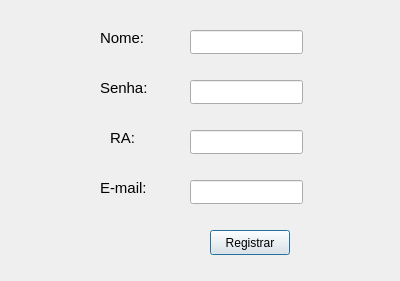
<?xml version="1.0" encoding="UTF-8"?>
<ui version="4.0">
 <class>Registrar</class>
 <widget class="QDialog" name="Registrar">
  <property name="geometry">
   <rect>
    <x>0</x>
    <y>0</y>
    <width>400</width>
    <height>281</height>
   </rect>
  </property>
  <property name="windowTitle">
   <string>Dialog</string>
  </property>
  <widget class="QLabel" name="label">
   <property name="geometry">
    <rect>
     <x>100</x>
     <y>30</y>
     <width>55</width>
     <height>16</height>
    </rect>
   </property>
   <property name="font">
    <font>
     <pointsize>11</pointsize>
    </font>
   </property>
   <property name="text">
    <string>Nome:</string>
   </property>
  </widget>
  <widget class="QLabel" name="label_2">
   <property name="geometry">
    <rect>
     <x>100</x>
     <y>80</y>
     <width>55</width>
     <height>16</height>
    </rect>
   </property>
   <property name="font">
    <font>
     <pointsize>11</pointsize>
    </font>
   </property>
   <property name="text">
    <string>Senha:</string>
   </property>
  </widget>
  <widget class="QLabel" name="label_3">
   <property name="geometry">
    <rect>
     <x>110</x>
     <y>130</y>
     <width>55</width>
     <height>16</height>
    </rect>
   </property>
   <property name="font">
    <font>
     <pointsize>11</pointsize>
    </font>
   </property>
   <property name="text">
    <string>RA:</string>
   </property>
  </widget>
  <widget class="QLabel" name="label_4">
   <property name="geometry">
    <rect>
     <x>100</x>
     <y>180</y>
     <width>55</width>
     <height>16</height>
    </rect>
   </property>
   <property name="font">
    <font>
     <pointsize>11</pointsize>
    </font>
   </property>
   <property name="text">
    <string>E-mail:</string>
   </property>
  </widget>
  <widget class="QLineEdit" name="novoNome">
   <property name="geometry">
    <rect>
     <x>190</x>
     <y>30</y>
     <width>113</width>
     <height>24</height>
    </rect>
   </property>
  </widget>
  <widget class="QLineEdit" name="novaSenha">
   <property name="geometry">
    <rect>
     <x>190</x>
     <y>80</y>
     <width>113</width>
     <height>24</height>
    </rect>
   </property>
  </widget>
  <widget class="QLineEdit" name="novoRa">
   <property name="geometry">
    <rect>
     <x>190</x>
     <y>130</y>
     <width>113</width>
     <height>24</height>
    </rect>
   </property>
  </widget>
  <widget class="QLineEdit" name="novoEmail">
   <property name="geometry">
    <rect>
     <x>190</x>
     <y>180</y>
     <width>113</width>
     <height>24</height>
    </rect>
   </property>
  </widget>
  <widget class="QPushButton" name="pushButton">
   <property name="geometry">
    <rect>
     <x>210</x>
     <y>230</y>
     <width>80</width>
     <height>25</height>
    </rect>
   </property>
   <property name="text">
    <string>Registrar</string>
   </property>
  </widget>
 </widget>
 <resources/>
 <connections/>
</ui>
